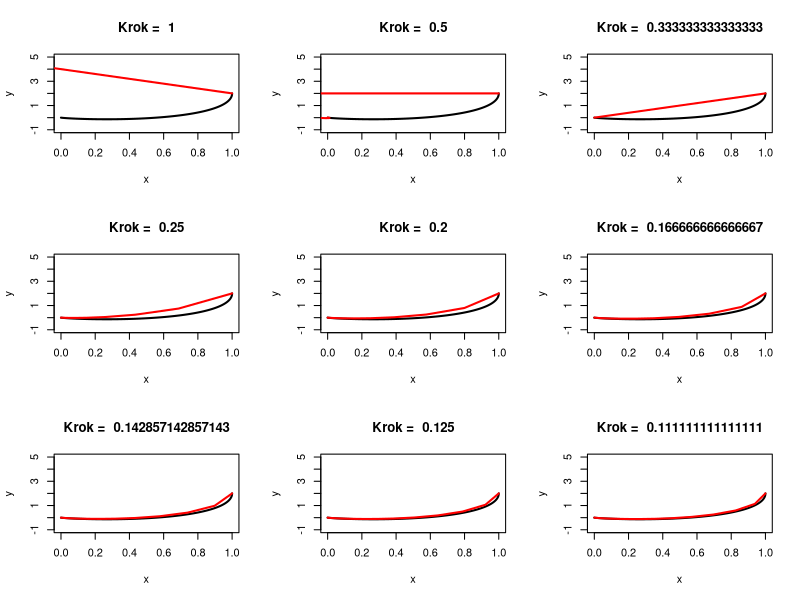

Source code (R):
x <- function(t){
  exp(-3*t) * (cos(t) + 3*sin(t))
}
y <- function(t){
  2*exp(-3*t) * (cos(t) - 2*sin(t))
}

Right <- function(t, x, y){
  c(-2*x+y, -2*x-4*y)
}

x_0 <- 1
y_0 <- 2

grid <- data.frame(grid = seq(0, 10, by = 0.001))
SH <- function(grid, h, Right, start, n){
  
  TrueFun <- data.frame(first = rep(start[1], n), second = rep(start[2], n))
  for(i in 2:n) {
    r <- Right(0 + i*h, TrueFun[i-1, 'first'], TrueFun[i-1, 'second'])
    temp <- TrueFun[i - 1,] + h/2*(r + Right(0 + i*h, TrueFun[i - 1,'first'] + h*r[1], TrueFun[i - 1,'second'] + h*r[2]))
    TrueFun[i, 'first'] <- temp[1]
    TrueFun[i, 'second'] <- temp[2]
  }
  Real <- data.frame(first = x(grid$grid), second = y(grid$grid))
  Error <- integer(n)
  for(i in 1:n){
    Error[i] <- (TrueFun[i, 1] - x(grid$grid[i]))^2 +  (TrueFun[i, 2] - y(grid$grid[i]))^2
  }
  print(sqrt(mean(Error)))
  return(TrueFun)
}
par(mfrow = c(3,3))

for(i in 1:9){

n <- 40 + (i-4)*10
h <- 10/n

plot(x(grid$grid), y(grid$grid), type = 'l', lwd = 2, main = paste('Krok = ', h), ylim = c(-1, 5), xlab = 'x', ylab = 'y')

# 
# plot(x(grid$grid), y(grid$grid), type = 'l', lwd = 2, main = paste('Krok = ', h), ylim = c(-1, 5), xlab = 'x', ylab = 'y')
sol <- SH(grid, h, Right, c(1,2), n)
lines(sol[, 1], sol[,2], col = 'red', lwd = 2)
}

